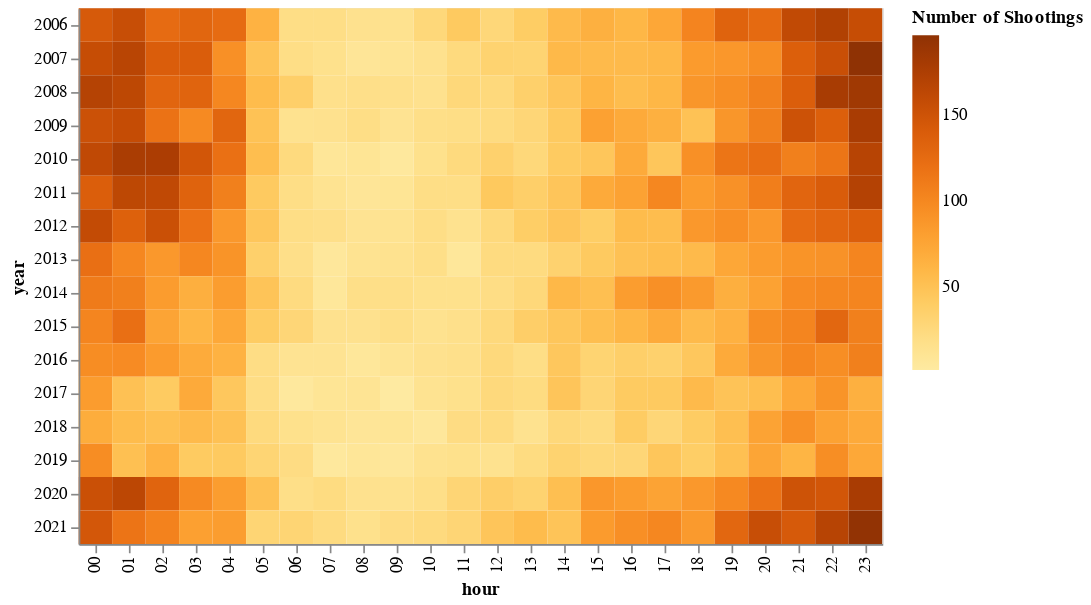

Write notebook code for a chart like this one.
### Markdown cell above
The next graph is more specific on the time in a day when shootings happened. The users will easily to solve the question about when is the potentially most dangerous time in a day.

### Code cell
data['hour'] = data['OCCUR_TIME'].map(lambda x: x.split(":",2)[0])
data_hour = data.groupby(['year','hour'])['hour'].count().reset_index(name='Number of shootings')


alt.Chart(data_hour).mark_rect().encode(
    alt.X('hour:O', title='hour'),
    alt.Y('year:O', title='year'),
    alt.Color('Number of shootings:Q', title='Number of Shootings',scale=alt.Scale(scheme='yelloworangebrown')),
    tooltip = ['Number of shootings:Q']
)

### Figure 1 — Vega-Lite specification as saved in the notebook (floating-point values rounded to 4 significant figures; data arrays with more than 128 entries replaced by an {"elided": "..."} marker saying what was removed)
{"config": {"view": {"continuousWidth": 400, "continuousHeight": 300}}, "data": {"name": "data-c254689202585ad403d7f4b8cd5c343d"}, "mark": "rect", "encoding": {"color": {"field": "Number of shootings", "scale": {"scheme": "yelloworangebrown"}, "title": "Number of Shootings", "type": "quantitative"}, "tooltip": [{"field": "Number of shootings", "type": "quantitative"}], "x": {"field": "hour", "title": "hour", "type": "ordinal"}, "y": {"field": "year", "title": "year", "type": "ordinal"}}, "$schema": "https://vega.github.io/schema/vega-lite/v4.17.0.json", "datasets": {"data-c254689202585ad403d7f4b8cd5c343d": {"elided": "384 records"}}}
